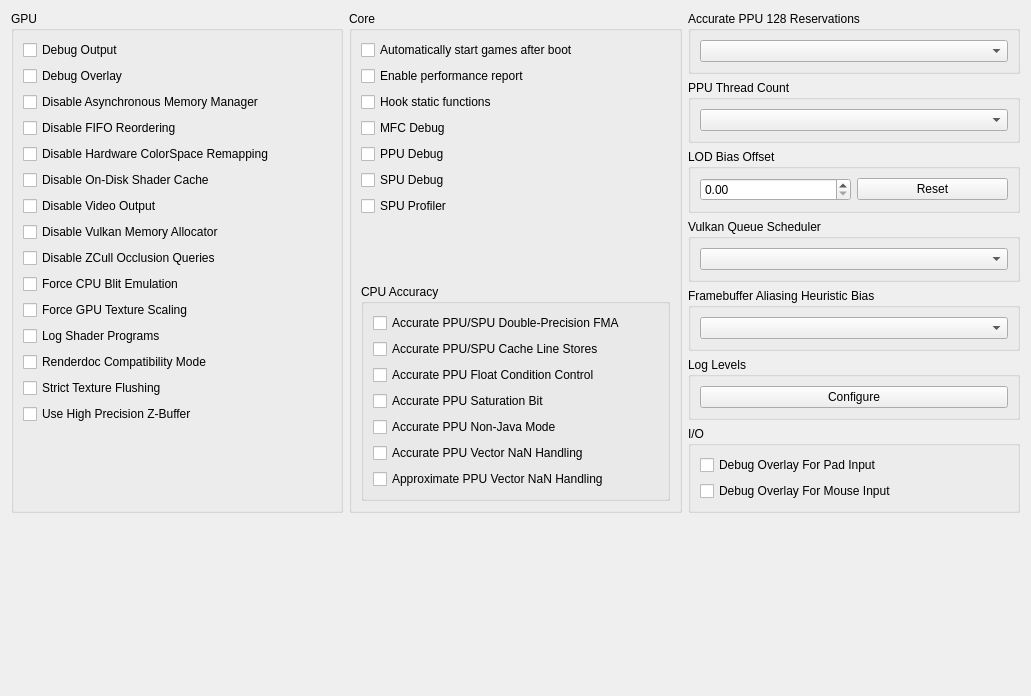
         <widget class="QWidget" name="debugTabScrollContents">
          <property name="geometry">
           <rect>
            <x>0</x>
            <y>0</y>
            <width>1031</width>
            <height>696</height>
           </rect>
          </property>
          <layout class="QVBoxLayout" name="debugTabScrollContentsLayout">
           <item>
            <layout class="QHBoxLayout" name="debugTabLayout" stretch="1,1,1">
             <item>
              <widget class="QGroupBox" name="gb_debug_gpu">
               <property name="enabled">
                <bool>true</bool>
               </property>
               <property name="title">
                <string>GPU</string>
               </property>
               <property name="alignment">
                <set>Qt::AlignmentFlag::AlignLeading|Qt::AlignmentFlag::AlignLeft|Qt::AlignmentFlag::AlignTop</set>
               </property>
               <layout class="QVBoxLayout" name="gb_debug_gpu_layout">
                <item alignment="Qt::AlignmentFlag::AlignTop">
                 <widget class="QCheckBox" name="debugOutput">
                  <property name="text">
                   <string>Debug Output</string>
                  </property>
                 </widget>
                </item>
                <item>
                 <widget class="QCheckBox" name="debugOverlay">
                  <property name="text">
                   <string>Debug Overlay</string>
                  </property>
                 </widget>
                </item>
                <item>
                 <widget class="QCheckBox" name="disableAsyncHostMM">
                  <property name="text">
                   <string>Disable Asynchronous Memory Manager</string>
                  </property>
                 </widget>
                </item>
                <item>
                 <widget class="QCheckBox" name="disableFIFOReordering">
                  <property name="text">
                   <string>Disable FIFO Reordering</string>
                  </property>
                 </widget>
                </item>
                <item>
                 <widget class="QCheckBox" name="disableHardwareTexelRemapping">
                  <property name="text">
                   <string>Disable Hardware ColorSpace Remapping</string>
                  </property>
                 </widget>
                </item>
                <item>
                 <widget class="QCheckBox" name="disableOnDiskShaderCache">
                  <property name="text">
                   <string>Disable On-Disk Shader Cache</string>
                  </property>
                 </widget>
                </item>
                <item>
                 <widget class="QCheckBox" name="disableVideoOutput">
                  <property name="text">
                   <string>Disable Video Output</string>
                  </property>
                 </widget>
                </item>
                <item>
                 <widget class="QCheckBox" name="disableVulkanMemAllocator">
                  <property name="text">
                   <string>Disable Vulkan Memory Allocator</string>
                  </property>
                 </widget>
                </item>
                <item>
                 <widget class="QCheckBox" name="disableHwOcclusionQueries">
                  <property name="text">
                   <string>Disable ZCull Occlusion Queries</string>
                  </property>
                 </widget>
                </item>
                <item>
                 <widget class="QCheckBox" name="forceCpuBlitEmulation">
                  <property name="text">
                   <string>Force CPU Blit Emulation</string>
                  </property>
                 </widget>
                </item>
                <item>
                 <widget class="QCheckBox" name="gpuTextureScaling">
                  <property name="text">
                   <string>Force GPU Texture Scaling</string>
                  </property>
                 </widget>
                </item>
                <item>
                 <widget class="QCheckBox" name="logProg">
                  <property name="text">
                   <string>Log Shader Programs</string>
                  </property>
                 </widget>
                </item>
                <item alignment="Qt::AlignmentFlag::AlignTop">
                 <widget class="QCheckBox" name="renderdocCompatibility">
                  <property name="enabled">
                   <bool>true</bool>
                  </property>
                  <property name="text">
                   <string>Renderdoc Compatibility Mode</string>
                  </property>
                 </widget>
                </item>
                <item>
                 <widget class="QCheckBox" name="strictTextureFlushing">
                  <property name="text">
                   <string>Strict Texture Flushing</string>
                  </property>
                 </widget>
                </item>
                <item alignment="Qt::AlignmentFlag::AlignTop">
                 <widget class="QCheckBox" name="forceHighpZ">
                  <property name="text">
                   <string>Use High Precision Z-Buffer</string>
                  </property>
                 </widget>
                </item>
                <item>
                 <spacer name="verticalSpacerDebugGPU">
                  <property name="orientation">
                   <enum>Qt::Orientation::Vertical</enum>
                  </property>
                  <property name="sizeType">
                   <enum>QSizePolicy::Policy::MinimumExpanding</enum>
                  </property>
                  <property name="sizeHint" stdset="0">
                   <size>
                    <width>0</width>
                    <height>0</height>
                   </size>
                  </property>
                 </spacer>
                </item>
               </layout>
              </widget>
             </item>
             <item>
              <widget class="QGroupBox" name="gb_debug_core">
               <property name="title">
                <string>Core</string>
               </property>
               <layout class="QVBoxLayout" name="gb_debug_core_layout">
                <item>
                 <widget class="QCheckBox" name="alwaysStart">
                  <property name="text">
                   <string>Automatically start games after boot</string>
                  </property>
                 </widget>
                </item>
                <item>
                 <widget class="QCheckBox" name="perfReport">
                  <property name="text">
                   <string>Enable performance report</string>
                  </property>
                 </widget>
                </item>
                <item>
                 <widget class="QCheckBox" name="hookStFunc">
                  <property name="text">
                   <string>Hook static functions</string>
                  </property>
                 </widget>
                </item>
                <item>
                 <widget class="QCheckBox" name="mfcDebug">
                  <property name="text">
                   <string>MFC Debug</string>
                  </property>
                 </widget>
                </item>
                <item>
                 <widget class="QCheckBox" name="ppuDebug">
                  <property name="text">
                   <string>PPU Debug</string>
                  </property>
                 </widget>
                </item>
                <item>
                 <widget class="QCheckBox" name="spuDebug">
                  <property name="text">
                   <string>SPU Debug</string>
                  </property>
                 </widget>
                </item>
                <item>
                 <widget class="QCheckBox" name="spuProfiler">
                  <property name="text">
                   <string>SPU Profiler</string>
                  </property>
                 </widget>
                </item>
                <item>
                 <spacer name="verticalSpacerDebugCore">
                  <property name="orientation">
                   <enum>Qt::Orientation::Vertical</enum>
                  </property>
                  <property name="sizeType">
                   <enum>QSizePolicy::Policy::MinimumExpanding</enum>
                  </property>
                  <property name="sizeHint" stdset="0">
                   <size>
                    <width>0</width>
                    <height>0</height>
                   </size>
                  </property>
                 </spacer>
                </item>
                <item>
                 <widget class="QGroupBox" name="gb_debug_cpu">
                  <property name="title">
                   <string>CPU Accuracy</string>
                  </property>
                  <layout class="QVBoxLayout" name="gb_debug_cpu_layout">
                   <item>
                    <widget class="QCheckBox" name="accurateDFMA">
                     <property name="text">
                      <string>Accurate PPU/SPU Double-Precision FMA</string>
                     </property>
                    </widget>
                   </item>
                   <item>
                    <widget class="QCheckBox" name="accurateClineStores">
                     <property name="text">
                      <string>Accurate PPU/SPU Cache Line Stores</string>
                     </property>
                    </widget>
                   </item>
                   <item>
                    <widget class="QCheckBox" name="accuratePPUFPCC">
                     <property name="text">
                      <string>Accurate PPU Float Condition Control</string>
                     </property>
                    </widget>
                   </item>
                   <item>
                    <widget class="QCheckBox" name="accuratePPUSAT">
                     <property name="text">
                      <string>Accurate PPU Saturation Bit</string>
                     </property>
                    </widget>
                   </item>
                   <item>
                    <widget class="QCheckBox" name="accuratePPUNJ">
                     <property name="text">
                      <string>Accurate PPU Non-Java Mode</string>
                     </property>
                    </widget>
                   </item>
                   <item>
                    <widget class="QCheckBox" name="accuratePPUVNAN">
                     <property name="text">
                      <string>Accurate PPU Vector NaN Handling</string>
                     </property>
                    </widget>
                   </item>
                   <item>
                    <widget class="QCheckBox" name="PPUVNANfixup">
                     <property name="text">
                      <string>Approximate PPU Vector NaN Handling</string>
                     </property>
                    </widget>
                   </item>
                   <item>
                    <spacer name="verticalSpacerDebugCpu">
                     <property name="orientation">
                      <enum>Qt::Orientation::Vertical</enum>
                     </property>
                     <property name="sizeType">
                      <enum>QSizePolicy::Policy::MinimumExpanding</enum>
                     </property>
                     <property name="sizeHint" stdset="0">
                      <size>
                       <width>0</width>
                       <height>0</height>
                      </size>
                     </property>
                    </spacer>
                   </item>
                  </layout>
                 </widget>
                </item>
               </layout>
              </widget>
             </item>
             <item>
              <widget class="QWidget" name="debug_more_stuff" native="true">
               <layout class="QVBoxLayout" name="debug_more_stuff_layout" stretch="0,0,0,0,0,0,1,0">
                <property name="leftMargin">
                 <number>0</number>
                </property>
                <property name="topMargin">
                 <number>0</number>
                </property>
                <property name="rightMargin">
                 <number>0</number>
                </property>
                <property name="bottomMargin">
                 <number>0</number>
                </property>
                <item>
                 <widget class="QGroupBox" name="gb_accurate_ppu_128">
                  <property name="title">
                   <string>Accurate PPU 128 Reservations</string>
                  </property>
                  <layout class="QVBoxLayout" name="gb_accurate_ppu_128_layout">
                   <item>
                    <widget class="QComboBox" name="combo_accurate_ppu_128"/>
                   </item>
                  </layout>
                 </widget>
                </item>
                <item>
                 <widget class="QGroupBox" name="gb_num_ppu_threads">
                  <property name="title">
                   <string>PPU Thread Count</string>
                  </property>
                  <layout class="QVBoxLayout" name="vbl_num_ppu_threads">
                   <item>
                    <widget class="QComboBox" name="combo_num_ppu_threads"/>
                   </item>
                  </layout>
                 </widget>
                </item>
                <item>
                 <widget class="QGroupBox" name="gb_Level_of_Detail">
                  <property name="title">
                   <string>LOD Bias Offset</string>
                  </property>
                  <layout class="QVBoxLayout" name="gb_Level_of_Detail_Layout">
                   <item>
                    <layout class="QHBoxLayout" name="TextureLODBiasLayout">
                     <item>
                      <widget class="QDoubleSpinBox" name="TextureLODBias"/>
                     </item>
                     <item>
                      <widget class="QPushButton" name="TextureLODBiasReset">
                       <property name="text">
                        <string>Reset</string>
                       </property>
                      </widget>
                     </item>
                    </layout>
                   </item>
                  </layout>
                 </widget>
                </item>
                <item>
                 <widget class="QGroupBox" name="gb_vulkansched">
                  <property name="sizePolicy">
                   <sizepolicy hsizetype="Preferred" vsizetype="Minimum">
                    <horstretch>0</horstretch>
                    <verstretch>0</verstretch>
                   </sizepolicy>
                  </property>
                  <property name="title">
                   <string>Vulkan Queue Scheduler</string>
                  </property>
                  <layout class="QVBoxLayout" name="gb_vksched_layout">
                   <item>
                    <widget class="QComboBox" name="vulkansched"/>
                   </item>
                  </layout>
                 </widget>
                </item>
                <item>
                 <widget class="QGroupBox" name="gb_fbAliasingBias">
                  <property name="title">
                   <string>Framebuffer Aliasing Heuristic Bias</string>
                  </property>
                  <layout class="QVBoxLayout" name="gb_fbAliasingBias_layout">
                   <item>
                    <widget class="QComboBox" name="fbAliasingBias"/>
                   </item>
                  </layout>
                 </widget>
                </item>
                <item>
                 <widget class="QGroupBox" name="gb_log_levels">
                  <property name="title">
                   <string>Log Levels</string>
                  </property>
                  <layout class="QVBoxLayout" name="gb_log_levels_layout">
                   <item>
                    <widget class="QPushButton" name="pb_log_levels">
                     <property name="text">
                      <string>Configure</string>
                     </property>
                    </widget>
                   </item>
                  </layout>
                 </widget>
                </item>
                <item>
                 <widget class="QGroupBox" name="gb_debug_io">
                  <property name="title">
                   <string>I/O</string>
                  </property>
                  <layout class="QVBoxLayout" name="gb_debug_io_layout">
                   <item>
                    <widget class="QCheckBox" name="debugOverlayIO">
                     <property name="text">
                      <string>Debug Overlay For Pad Input</string>
                     </property>
                    </widget>
                   </item>
                   <item>
                    <widget class="QCheckBox" name="debugOverlayMouse">
                     <property name="text">
                      <string>Debug Overlay For Mouse Input</string>
                     </property>
                    </widget>
                   </item>
                   <item>
                    <spacer name="verticalSpacer">
                     <property name="orientation">
                      <enum>Qt::Orientation::Vertical</enum>
                     </property>
                     <property name="sizeType">
                      <enum>QSizePolicy::Policy::MinimumExpanding</enum>
                     </property>
                     <property name="sizeHint" stdset="0">
                      <size>
                       <width>0</width>
                       <height>0</height>
                      </size>
                     </property>
                    </spacer>
                   </item>
                  </layout>
                 </widget>
                </item>
                <item>
                 <spacer name="verticalSpacerDebugMore">
                  <property name="orientation">
                   <enum>Qt::Orientation::Vertical</enum>
                  </property>
                  <property name="sizeType">
                   <enum>QSizePolicy::Policy::MinimumExpanding</enum>
                  </property>
                  <property name="sizeHint" stdset="0">
                   <size>
                    <width>0</width>
                    <height>0</height>
                   </size>
                  </property>
                 </spacer>
                </item>
               </layout>
              </widget>
             </item>
            </layout>
           </item>
           <item>
            <spacer name="debugTabSpacer">
             <property name="orientation">
              <enum>Qt::Orientation::Vertical</enum>
             </property>
             <property name="sizeType">
              <enum>QSizePolicy::Policy::MinimumExpanding</enum>
             </property>
             <property name="sizeHint" stdset="0">
              <size>
               <width>0</width>
               <height>0</height>
              </size>
             </property>
            </spacer>
           </item>
          </layout>
         </widget>
